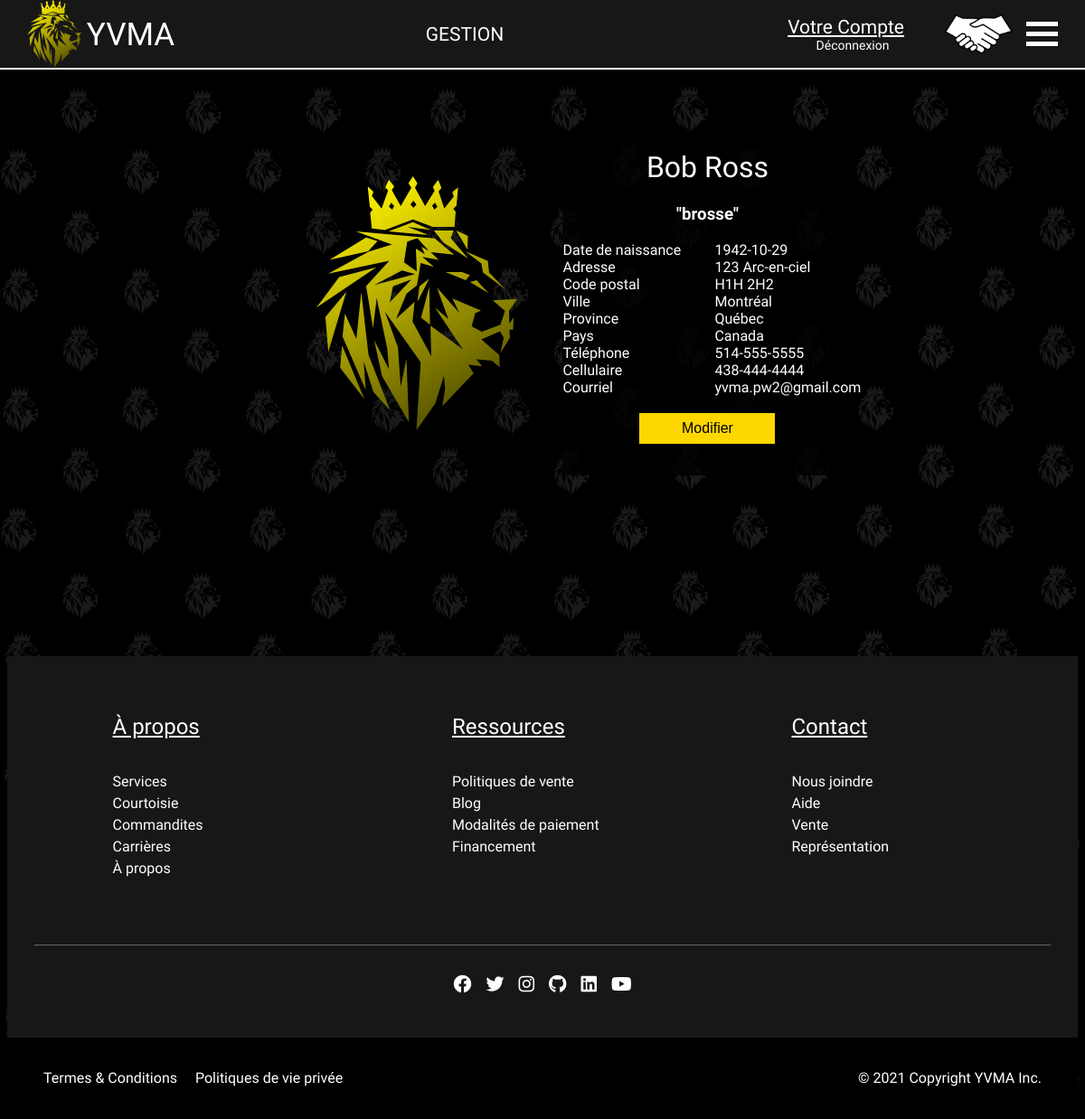
The page /VEHICULES_DOCCASION_INC/index.php?Utilisateur&action=compte (signed in) on the database its author committed.
### tables this page shows
CREATE TABLE utilisateur (
	idUtilisateur SMALLINT UNSIGNED AUTO_INCREMENT,
	prenom VARCHAR(50) NOT NULL,
	nom VARCHAR(50) NOT NULL,
	dateNaissance DATE NOT NULL,
	adresse VARCHAR(60) NOT NULL,
	codePostal CHAR(7) NOT NULL,
	telephone CHAR(12) NOT NULL,
	cellulaire CHAR(12),
	courriel VARCHAR(60) NOT NULL,
	pseudonyme VARCHAR(20) UNIQUE NOT NULL,
	motDePasse VARCHAR(250) NOT NULL,
	codeOubliMDP VARCHAR(250),
	dateExpirationCode DATE,
	villeId SMALLINT UNSIGNED NOT NULL,
	privilegeId SMALLINT UNSIGNED NOT NULL,
	visibilite BOOLEAN NOT NULL,
	PRIMARY KEY(idUtilisateur),
	FOREIGN KEY(villeId) REFERENCES ville(idVille),
	FOREIGN KEY(privilegeId) REFERENCES privilege(idPrivilege)
);

CREATE TABLE ville (
	idVille SMALLINT UNSIGNED AUTO_INCREMENT,
	nomVilleFR VARCHAR(50) NOT NULL,
	nomVilleEN VARCHAR(50) NOT NULL,
	provinceCode CHAR(2) NOT NULL,
	visibilite BOOLEAN NOT NULL,
	PRIMARY KEY(idVille),
	FOREIGN KEY(provinceCode) REFERENCES province(codeProvince)
);

CREATE TABLE province (
	codeProvince CHAR(2),
	nomProvinceFR VARCHAR(50) NOT NULL,
	nomProvinceEN VARCHAR(50) NOT NULL,
	paysId SMALLINT UNSIGNED NOT NULL,
	visibilite BOOLEAN NOT NULL,
	PRIMARY KEY(codeProvince),
	FOREIGN KEY(paysId) REFERENCES pays(idPays)
);

CREATE TABLE pays (
	idPays SMALLINT UNSIGNED AUTO_INCREMENT,
	nomPaysFR VARCHAR(50) NOT NULL,
	nomPaysEN VARCHAR(50) NOT NULL,
	visibilite BOOLEAN NOT NULL,
	PRIMARY KEY(idPays)
);

### VEHICULES_DOCCASION_INC/index.php (called while the page is built, shortened)
<?php
    function mon_autoloader($classe) {
        $repertoires = array(RACINE . "controleurs/",
						RACINE . "modeles/",
						RACINE . "vues/");
        foreach ($repertoires as $rep) {
            if (file_exists($rep . $classe . ".php")) {
                return;
            }
        }
    }
	Routeur::route();
?>

### VEHICULES_DOCCASION_INC/modeles/TemplateDAO.php (called while the page is built, shortened)
<?php
	abstract class TemplateDAO {
		public function __construct() {
			$this->connexion = new PDO("mysql:host=localhost;dbname=concessionnaire", "root", "");
		}
	}
?>

### VEHICULES_DOCCASION_INC/modeles/Modele_Utilisateur.php (called while the page is built, shortened)
<?php
	class Modele_Utilisateur extends TemplateDAO {
        public function obtenir_utilisateur($id) {
            $requete = "SELECT idUtilisateur, prenom, nom, dateNaissance, adresse, codePostal, telephone,
                cellulaire, courriel, pseudonyme, motDePasse, idVille, nomVilleFR, nomVilleEN, codeProvince,
                nomProvinceFR, nomProvinceEN, idPays, nomPaysFR, nomPaysEN, privilegeId, nomPrivilegeFR,
                nomPrivilegeEN FROM utilisateur JOIN ville ON villeId = idVille
                JOIN province ON provinceCode = codeProvince JOIN pays ON paysId = idPays
                JOIN privilege ON privilegeId = idPrivilege WHERE idUtilisateur = :id";
            $requetePreparee = $this -> connexion -> prepare($requete);
            $requetePreparee -> bindParam(":id", $id);
            $requetePreparee -> execute();
            $requetePreparee -> setFetchMode(PDO::FETCH_CLASS | PDO::FETCH_PROPS_LATE, 'Utilisateur');
            return $requetePreparee -> fetch();
        }
        public function obtenir_par_pseudonyme($pseudonyme) {
            $requete = "SELECT * FROM utilisateur WHERE pseudonyme = :ps";
            $requetePreparee = $this -> connexion -> prepare($requete);
            $requetePreparee -> bindParam(":ps", $pseudonyme);
            $requetePreparee -> execute();
			$utilisateur = $requetePreparee -> fetch();
            return $utilisateur;
        }
	}
?>

### VEHICULES_DOCCASION_INC/modeles/Utilisateur.php (called while the page is built, shortened)
<?php
    class Utilisateur {
        public function __construct($id = 0, $prenom = "", $nom = "", $dateNaissance = "", $adresse = "",
                                    $codePostal = "", $telephone = "", $cellulaire = "", $courriel = "",
                                    $pseudonyme = "", $motDePasse = "", $villeId = 0, $privilegeId = 0,
                                    $visibilite = 1, $nomVilleFR = "", $nomVilleEN = "", $codeProvince = "",
                                    $nomProvinceFR = "", $nomProvinceEN = "", $idPays = 0, $nomPaysFR = "",
                                    $nomPaysEN = "", $nomPrivilegeFR = "", $nomPrivilegeEN = "") {
            $this -> prenom = $prenom;
            $this -> nom = $nom;
            $this -> dateNaissance = $dateNaissance;
            $this -> adresse = $adresse;
            $this -> codePostal = $codePostal;
            $this -> telephone = $telephone;
            $this -> cellulaire = $cellulaire;
            $this -> courriel = $courriel;
            $this -> pseudonyme = $pseudonyme;
            $this -> nomVilleFR = $nomVilleFR;
            $this -> nomProvinceFR = $nomProvinceFR;
            $this -> nomPaysFR = $nomPaysFR;
        }
        public function getPrenom() {
            return $this -> prenom;
        }
        public function getNom() {
            return $this -> nom;
        }
        public function getDateNaissance() {
            return $this -> dateNaissance;
        }
        public function getAdresse() {
            return $this -> adresse;
        }
        public function getCodePostal() {
            return $this -> codePostal;
        }
        public function getTelephone() {
            return $this -> telephone;
        }
        public function getCellulaire() {
            return $this -> cellulaire;
        }
        public function getCourriel() {
            return $this -> courriel;
        }
        public function getPseudonyme() {
            return $this -> pseudonyme;
        }
        public function getNomVilleFR() {
            return $this -> nomVilleFR;
        }
        public function getNomProvinceFR() {
            return $this -> nomProvinceFR;
        }
        public function getNomPaysFR() {
            return $this -> nomPaysFR;
        }
    }
?>

### VEHICULES_DOCCASION_INC/vues/Compte.php (the view)
<?php $utilisateur = $data["utilisateur"] ?>
<div class="compteWrapper">
    <img class="logoCompte" src="assets/logo_icones/YVMA_logo_gold.svg">
    <div class="compte">
        <h1><?= $utilisateur -> getPrenom() . " " . $utilisateur -> getNom() ?></h1>
        <h3>"<?= $utilisateur -> getPseudonyme() ?>"</h3>
        <div class="compteColumns">
            <div>Date de naissance</div>
            <div>Adresse</div>
            <div>Code postal</div>
            <div>Ville</div>
            <div>Province</div>
            <div>Pays</div>
            <div>Téléphone</div>
            <div>Cellulaire</div>
            <div>Courriel</div>
            <div><?= $utilisateur -> getDateNaissance() ?></div>
            <div><?= $utilisateur -> getAdresse() ?></div>
            <div><?= $utilisateur -> getCodePostal() ?></div>
            <div><?= $utilisateur -> getNomVilleFR() ?></div>
            <div><?= $utilisateur -> getNomProvinceFR() ?></div>
            <div><?= $utilisateur -> getNomPaysFR() ?></div>
            <div><?= $utilisateur -> getTelephone() ?></div>
            <div><?= $utilisateur -> getCellulaire() ?></div>
            <div><?= $utilisateur -> getCourriel() ?></div>
        </div><br>
        <a href="index.php?Utilisateur&action=formulaireModifierUtilisateur"><button class="button" type="submit" value="Enregistrer">Modifier</button></a>
    </div>
</div>

### VEHICULES_DOCCASION_INC/assets/styles/styles.css (style rules this page uses)
* { color: white; }
body { max-width: 100%; height: 100vh; min-height: 100vh; margin-top: calc(75px - 30px); box-sizing: border-box; font-family: 'Overpass', sans-serif; overflow-x: hidden; background-image: url(../images/lionBG2.svg); background-size: cover; }
h1 { font-family: Marcellus SC; font-style: normal; font-weight: normal; text-align: center; color: white; }
a { text-decoration: none; }
button { -webkit-appearance: none; -moz-appearance: none; border: none; border-radius: 0; cursor: pointer; outline: none; padding: .5em 20px; transition: background-color .3s ease; width: fit-content; }

### VEHICULES_DOCCASION_INC/assets/styles/admin.css (style rules this page uses)
body { background-color: black; background-size: cover; background-attachment: fixed; background-position-y: 75px; overflow-x: hidden; }

### VEHICULES_DOCCASION_INC/assets/styles/compte.css (style rules this page uses)
.compteWrapper { padding-top: 100px; padding-bottom: 200px; min-width: 600px; text-align: center; display: flex; margin: auto; width: 45%; }
.logoCompte { height: 281px; padding: 50px; }
.compte { background: rgba(0, 0, 0, 0.8); max-width: 320px; text-decoration: none; }
.compteColumns { column-count: 2; text-align: left; }
.button { display: block; color: rgb(0, 0, 0); font-size: 1em; background: #FFD700; width: 150px; margin: 0 auto; border-radius: 0px; box-shadow: 0 0 8px 1px rgb(0 0 0 / 70%); }

### rows shown on the page
utilisateur: prenom "Bob", nom "Ross", pseudonyme "brosse", dateNaissance "1942-10-29", adresse "123 Arc-en-ciel", codePostal "H1H 2H2", villeId.nomVilleFR "Montréal", province.nomProvinceFR "Québec", pays.nomPaysFR "Canada", telephone "514-555-5555", cellulaire "438-444-4444", courriel "yvma.pw2@gmail.com"
